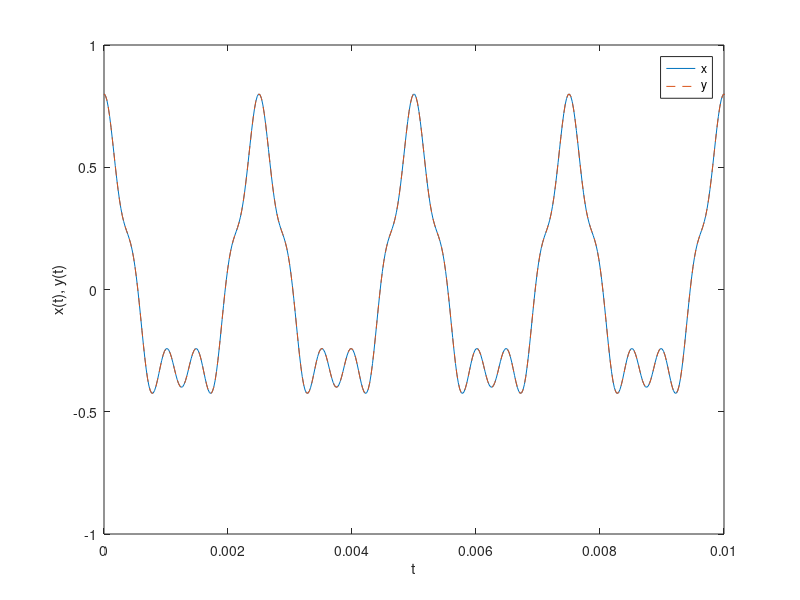

Recreate this plot in MATLAB.

% example of additive synthesis


S = 44100;
N = 0.5 * S;                % 0.5 sec
t = [0:N-1]/S;              % time samples: t = n/S
c = [0.5 0.2 0.1];          % amplitudes
f = [1 2 5] * 400;          % frequencies
x = 0;


x = 0.5 * cos(2 * pi * 400 * t) ...
+ 0.2 * cos(2 * pi * 800 * t) ...
+ 0.1 * cos(2 * pi * 2000 * t);

plot(t, x, '-', t, x, '--'), legend('x', 'y')
xlabel 't', ylabel 'x(t), y(t)', axis([0 0.01 -1 1])


%**********************************************************************

% S = 44100;
% N = 0.5 * S; % 0.5 sec
% t = [0:N-1]/S; % time samples: t = n/S
% c = 1 ./ [1:2:15]; % amplitudes
% f = [1:2:15] * 494; % frequencies
% x = 0;
% for k=1:length(c)
% x = x + c(k) * sin(2 * pi * f(k) * t);
% end
% 
% plot(t, x, '-', t, x, '--'), legend('x', 'y')
% xlabel 't', ylabel 'x(t), y(t)', axis([0 0.01 -1 1])
